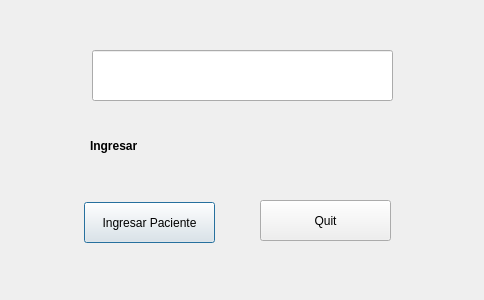
<?xml version="1.0" encoding="UTF-8"?>
<ui version="4.0">
 <class>Dialog</class>
 <widget class="QDialog" name="Dialog">
  <property name="geometry">
   <rect>
    <x>0</x>
    <y>0</y>
    <width>484</width>
    <height>300</height>
   </rect>
  </property>
  <property name="windowTitle">
   <string>Dialog</string>
  </property>
  <widget class="QPushButton" name="nuevo_botton">
   <property name="geometry">
    <rect>
     <x>84</x>
     <y>202</y>
     <width>131</width>
     <height>41</height>
    </rect>
   </property>
   <property name="text">
    <string>Ingresar Paciente</string>
   </property>
  </widget>
  <widget class="QPushButton" name="quit_botton">
   <property name="geometry">
    <rect>
     <x>260</x>
     <y>200</y>
     <width>131</width>
     <height>41</height>
    </rect>
   </property>
   <property name="text">
    <string>Quit</string>
   </property>
  </widget>
  <widget class="QLineEdit" name="campo_texto">
   <property name="geometry">
    <rect>
     <x>92</x>
     <y>50</y>
     <width>301</width>
     <height>51</height>
    </rect>
   </property>
  </widget>
  <widget class="QLabel" name="etiqueta">
   <property name="geometry">
    <rect>
     <x>90</x>
     <y>130</y>
     <width>111</width>
     <height>31</height>
    </rect>
   </property>
   <property name="font">
    <font>
     <weight>75</weight>
     <bold>true</bold>
    </font>
   </property>
   <property name="text">
    <string>Ingresar</string>
   </property>
  </widget>
 </widget>
 <resources/>
 <connections>
  <connection>
   <sender>quit_botton</sender>
   <signal>clicked()</signal>
   <receiver>Dialog</receiver>
   <slot>reject()</slot>
   <hints>
    <hint type="sourcelabel">
     <x>292</x>
     <y>207</y>
    </hint>
    <hint type="destinationlabel">
     <x>460</x>
     <y>205</y>
    </hint>
   </hints>
  </connection>
 </connections>
</ui>
